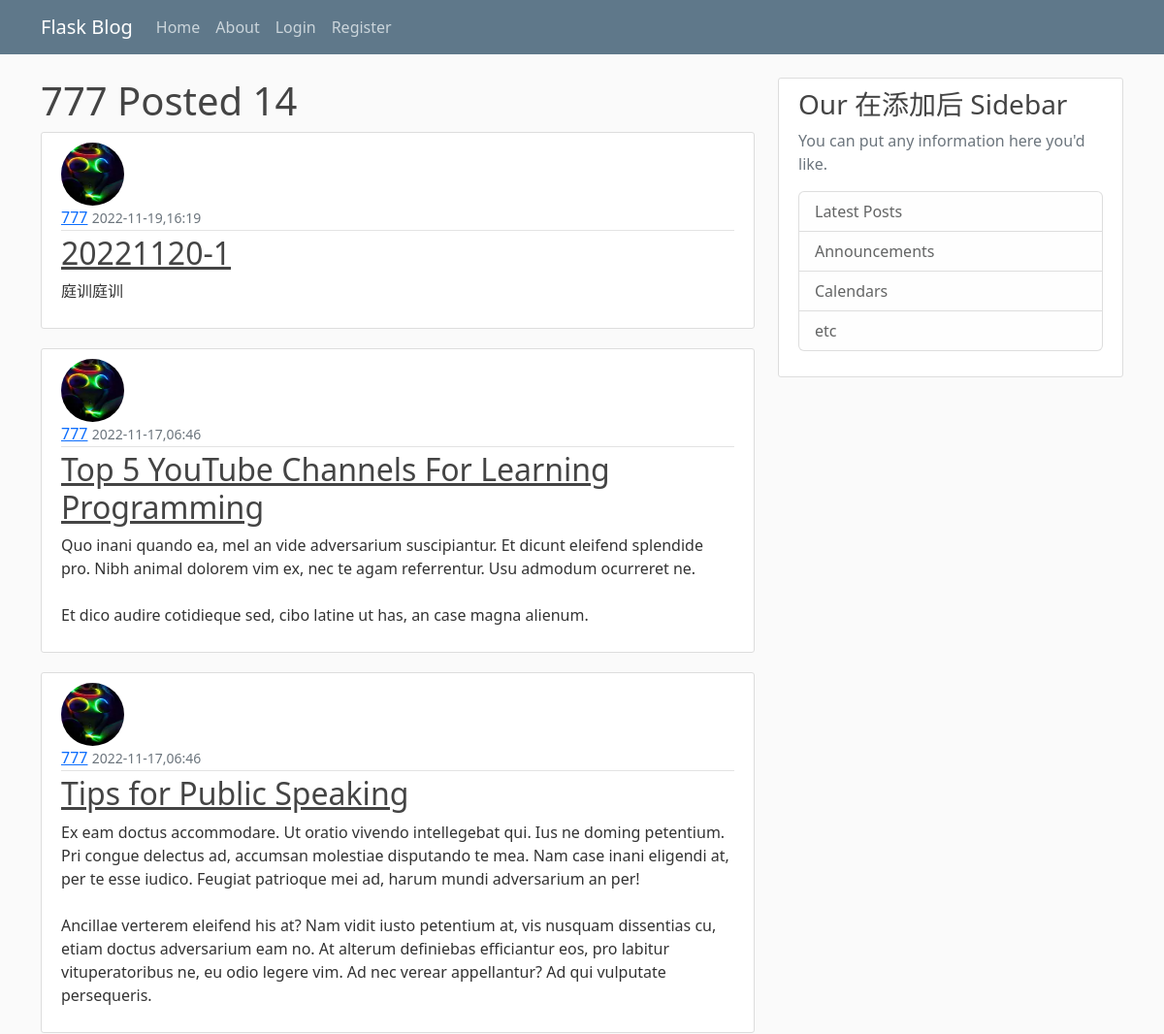
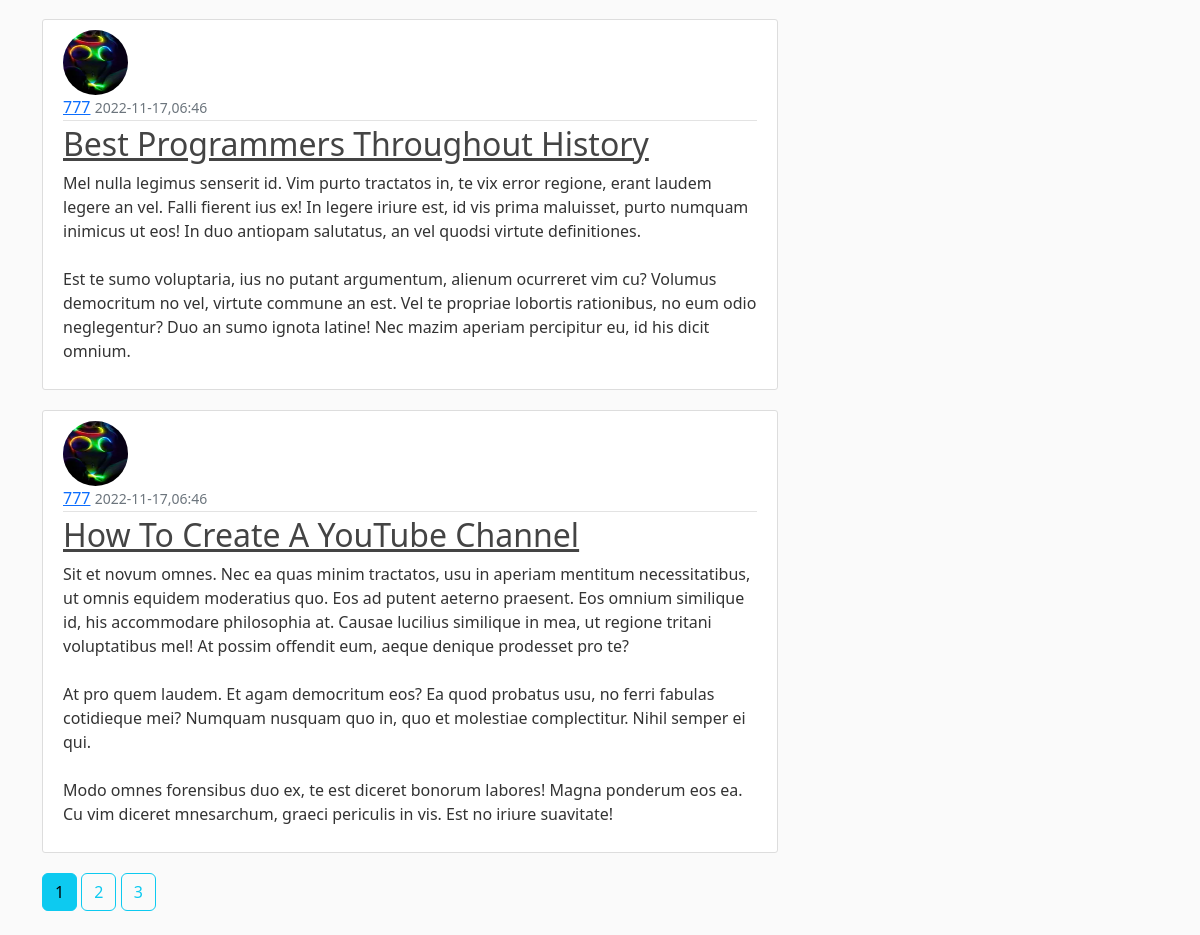
Screenshot of /user/777 with the database file from the repository (2 pictures, top to bottom).
### flaskblog/models.py (models this page shows, shortened)
class User(db.Model,UserMixin):
    id = db.Column(db.Integer,primary_key=True)
    username = db.Column(db.String(20),unique=True,nullable=False)
    email = db.Column(db.String(120),unique=True,nullable=False)
    image_file = db.Column(db.String(20),nullable=False,default='default.jpg')
    password = db.Column(db.String(60),nullable=False)
    posts = db.relationship('Post',backref='author',lazy=True)

class Post(db.Model):
    id = db.Column(db.Integer,primary_key=True)
    title = db.Column(db.String(100),nullable=True)
    date_posted = db.Column(db.DateTime,nullable=False,default=datetime.utcnow)
    content = db.Column(db.Text,nullable=False)
    user_id = db.Column(db.Integer,db.ForeignKey('user.id'),nullable=False)

### flaskblog/routes.py (the view)
@app.route("/user/<string:username>")
def user_posts(username):
    page = request.args.get('page',1,type=int)
    user = User.query.filter_by(username=username).first_or_404()
    posts = Post.query.filter_by(author=user)\
        .order_by(Post.date_posted.desc())\
            .paginate(page=page,per_page=5)
    return render_template('user_posts.html',posts=posts,username=user.username)

### flaskblog/templates/user_posts.html
{% extends "layout.html" %}
{% block content %}
<h1> {{username}} Posted {{ posts.total }}</h1>
{% for post in posts %}
    <article class="media content-section">
        <div class="media-body">
            <img class="rounded-circle article-img" src="{{ url_for('static',filename='profile_pics/' + post.author.image_file) }}">
            <div class="article-metadata">
                <a class="mr-2" href="{{url_for('user_posts',username=post.author.username) }}">{{ post.author.username }}</a>
                <small class="text-muted">{{ post.date_posted.strftime('%Y-%m-%d,%H:%M') }}</small>
            </div>
            <h2><a class="article-title" href="{{ url_for('post',post_id=post.id) }}">{{ post.title }}</a></h2>
            <p class="article-content">{{ post.content }}</p>
        </div>
    </article>
{% endfor %}
{% for page in posts.iter_pages() %}
    {% if page %}
        {% if page == posts.page %}
        <a class="btn btn-info mb-4" href="{{url_for('user_posts',username=username,page=page)}}">{{ page }}</a>
        {% else %}
        <a class="btn btn-outline-info mb-4" href="{{url_for('user_posts',username=username,page=page)}}">{{ page }}</a>
        {% endif %}
    {% else %}
    ...
    {% endif %}
{% endfor %}
{% endblock content %}

### flaskblog/static/main.css (style rules this page uses)
body { background: #fafafa; color: #333333; margin-top: 5rem; }
h1, h2, h3, h4, h5, h6 { color: #444444; }
.content-section { background: #ffffff; padding: 10px 20px; border: 1px solid #dddddd; border-radius: 3px; margin-bottom: 20px; }
.article-title { color: #444444; }
.article-content { white-space: pre-line; }
.article-img { height: 65px; width: 65px; margin-right: 16px; }
.article-metadata { padding-bottom: 1px; margin-bottom: 4px; border-bottom: 1px solid #e3e3e3 }

### rows the page displays
User: username "777"
Post: image_file (picture), author.username "777", date_posted "2022-11-19,16:19", title "20221120-1", content "庭训庭训"
Post: image_file (picture), author.username "777", date_posted "2022-11-17,06:46", title "Top 5 YouTube Channels For Learning Programming", content "Quo inani quando ea, mel an vide adversarium suscipiantur. Et dicunt eleifend splendide pro. Nibh animal dolorem vim ex, nec te agam referrentur. Usu admodum ocurreret ne. Et dico audire cotidieque sed, cibo latine ut has, an case magna alienum."
Post: image_file (picture), author.username "777", date_posted "2022-11-17,06:46", title "Tips for Public Speaking", content "Ex eam doctus accommodare. Ut oratio vivendo intellegebat qui. Ius ne doming petentium. Pri congue delectus ad, accumsan molestiae disputando te mea. Nam case inani eligendi at, per te esse iudico. Feugiat patrioque mei ad, harum mundi adversarium an per! Ancillae verterem eleifend his at? Nam vidit iusto petentium at, vis nusquam dissentias cu, etiam doctus adversarium eam no. At alterum definiebas efficiantur eos, pro labitur vituperatoribus ne, eu odio legere vim. Ad nec verear appellantur? Ad qui vulputate persequeris."
Post: image_file (picture), author.username "777", date_posted "2022-11-17,06:46", title "Best Programmers Throughout History", content "Mel nulla legimus senserit id. Vim purto tractatos in, te vix error regione, erant laudem legere an vel. Falli fierent ius ex! In legere iriure est, id vis prima maluisset, purto numquam inimicus ut eos! In duo antiopam salutatus, an vel quodsi virtute definitiones. Est te sumo voluptaria, ius no putant argumentum, alienum ocurreret vim cu? Volumus democritum no vel, virtute commune an est. Vel te propriae lobortis rationibus, no eum odio neglegentur? Duo an sumo ignota latine! Nec mazim aperiam percipitur eu, id his dicit omnium."
Post: image_file (picture), author.username "777", date_posted "2022-11-17,06:46", title "How To Create A YouTube Channel", content "Sit et novum omnes. Nec ea quas minim tractatos, usu in aperiam mentitum necessitatibus, ut omnis equidem moderatius quo. Eos ad putent aeterno praesent. Eos omnium similique id, his accommodare philosophia at. Causae lucilius similique in mea, ut regione tritani voluptatibus mel! At possim offendit eum, aeque denique prodesset pro te? At pro quem laudem. Et agam democritum eos? Ea quod probatus usu, no ferri fabulas cotidieque mei? Numquam nusquam quo in, quo et molestiae complectitur. Nihil semper ei qui. Modo omnes forensibus duo ex, te est diceret bonorum labores! Magna ponderum eos ea. Cu vim diceret mnesarchum, graeci periculis in vis. Est no iriure suavitate!"

### other values shown
{{ posts.total }} "14"
{{ page }} "1"
{{ page }} "2" "3"
